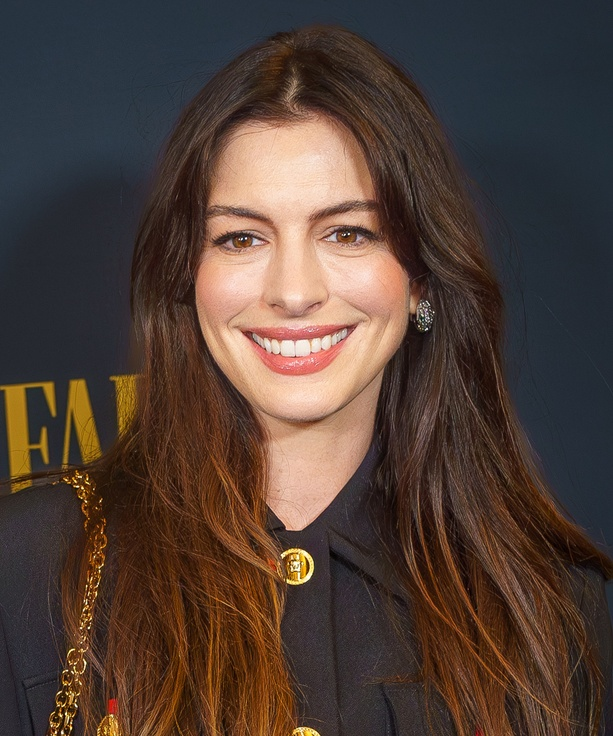
#> input picture Photos/faces/anna/anna1.jpg, 613 x 736 px, shrunk from 1114 x 1337 before the run, found by its file name; its folder holds only this picture in this run
$ python faces_train.py
#> lines starting #> are read from the running program, lines starting #| are printed output that depends on the picture
import os
import cv2 as cv
import numpy as np

people = ['anna', 'rte', 'sydney']
DIR = r'C:\Users\adaek\Desktop\OPENCVcourse\Photos\faces'

haar_cascade = cv.CascadeClassifier('FACEDETECTION/haar_face.xml')
features = []
labels = []

def create_train():
    for person in people:
        path = os.path.join(DIR, person)
        label = people.index(person)

        for img in os.listdir(path):
            img_path = os.path.join(path, img)

            img_array = cv.imread(img_path)
#> img_array is the input picture: shape (736, 613, 3); mean B, G, R 54.6, 63.1, 80.7
            gray = cv.cvtColor(img_array, cv.COLOR_BGR2GRAY)
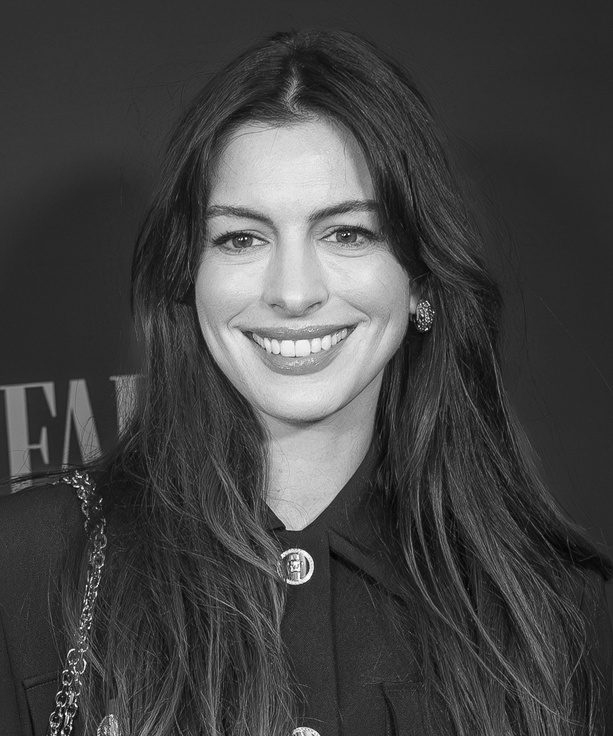
#> gray: shape (736, 613); min 0, max 253, mean 67.4

            faces_rect = haar_cascade.detectMultiScale(gray, scaleFactor=1.1, minNeighbors=15)
#> faces_rect = [[162, 136, 265, 265]]

            for(x,y,w,h) in faces_rect:
                facesroi = gray[y:y+h, x:x+w]
                features.append(facesroi)
                labels.append(label)
#> this loop made 1 pass
#> pass 1, in create_train, `facesroi = gray[y:y+h, x:x+w]`:
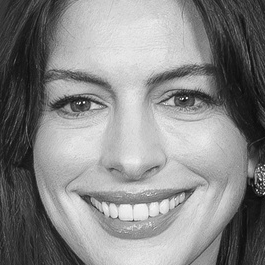
#> facesroi: shape (265, 265); min 8, max 253, mean 135.4
#> after the loop, features = 1 item; labels = [0]
#> (the run stopped early here; a loop or call above may not have finished)
